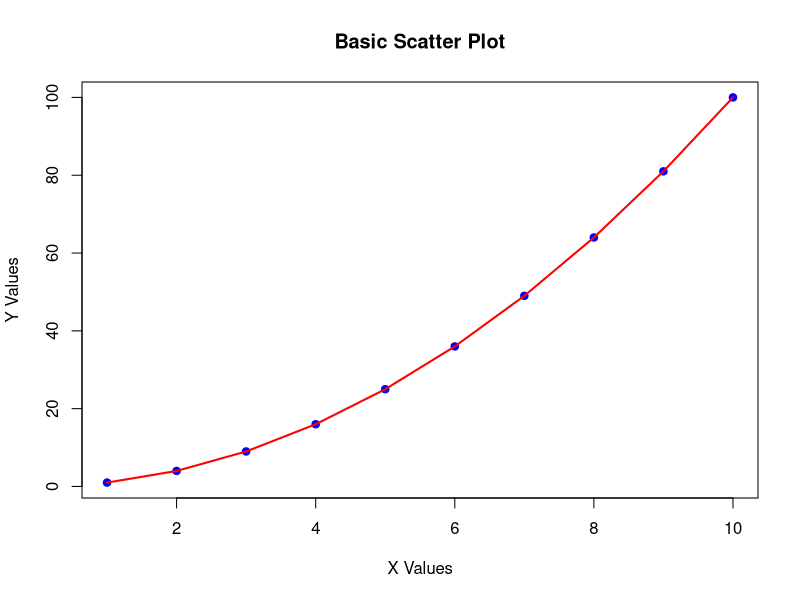
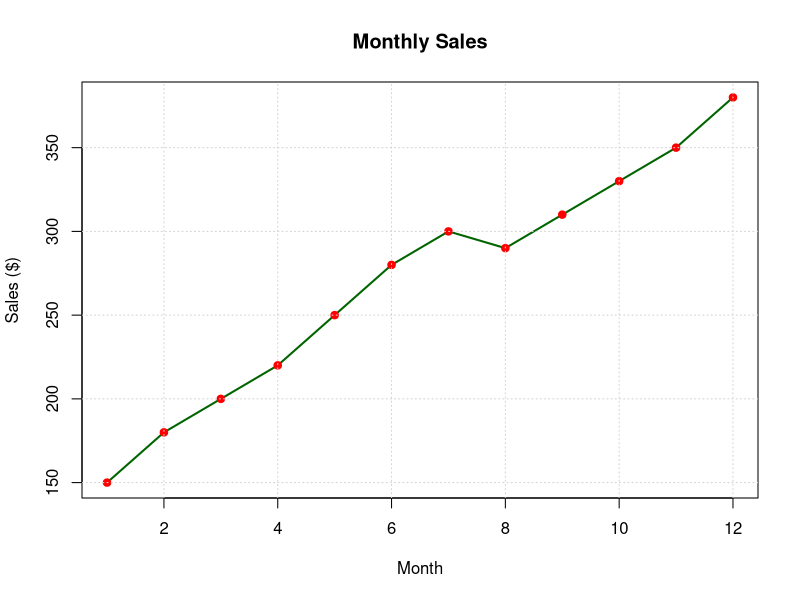
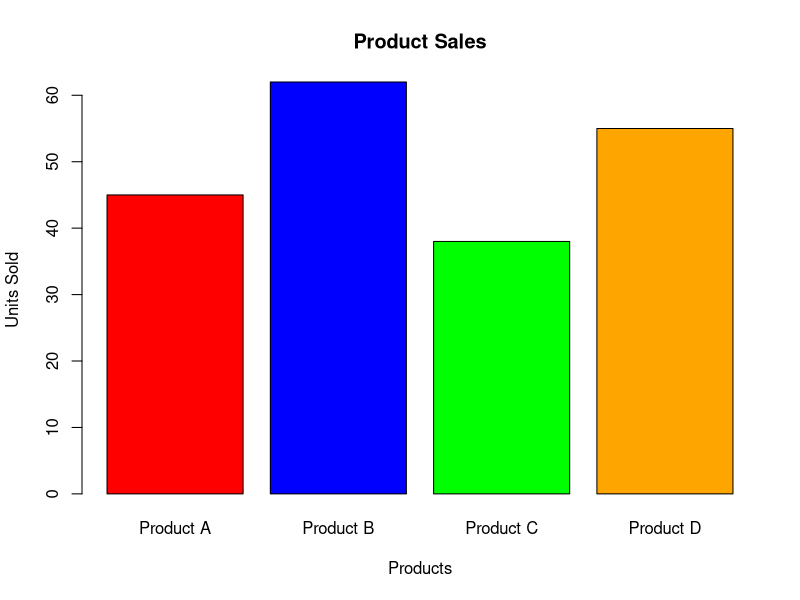
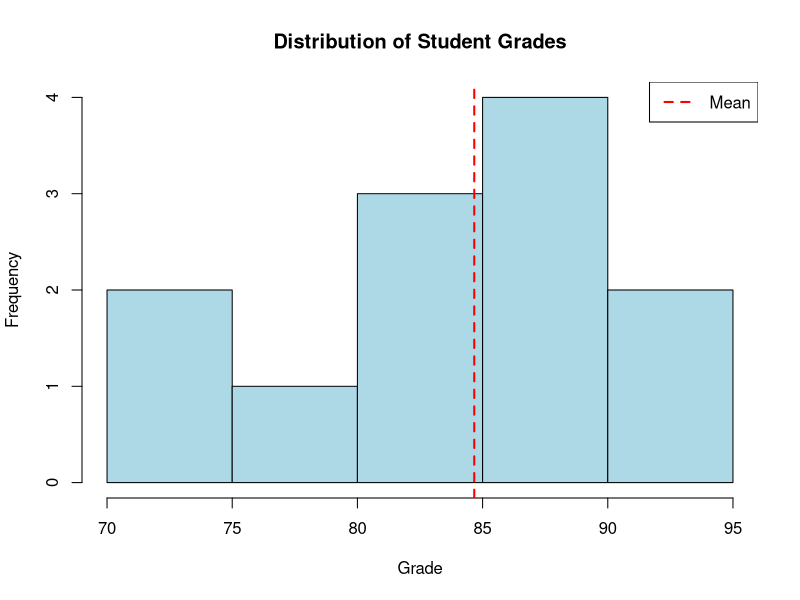
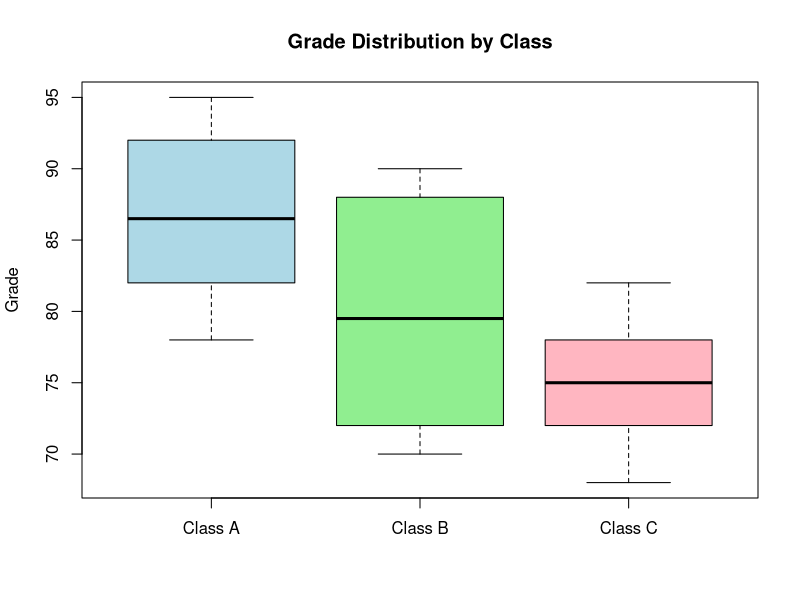
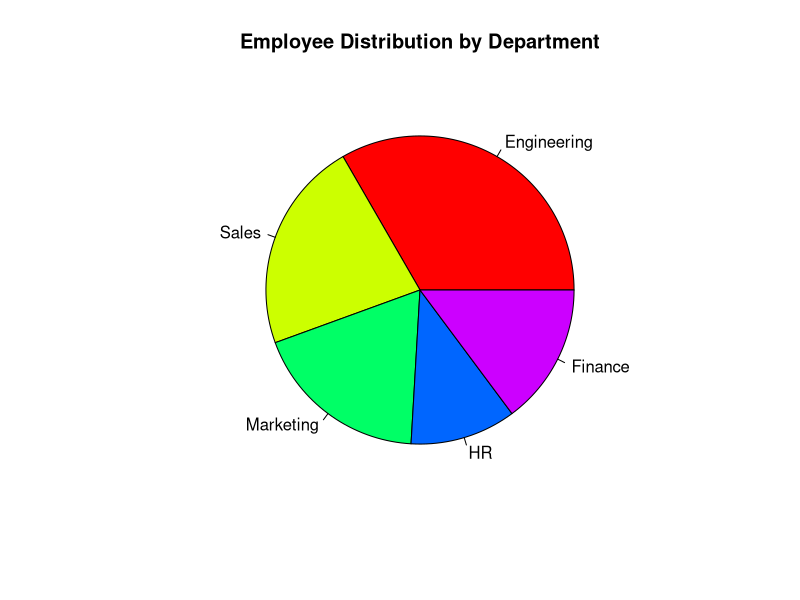
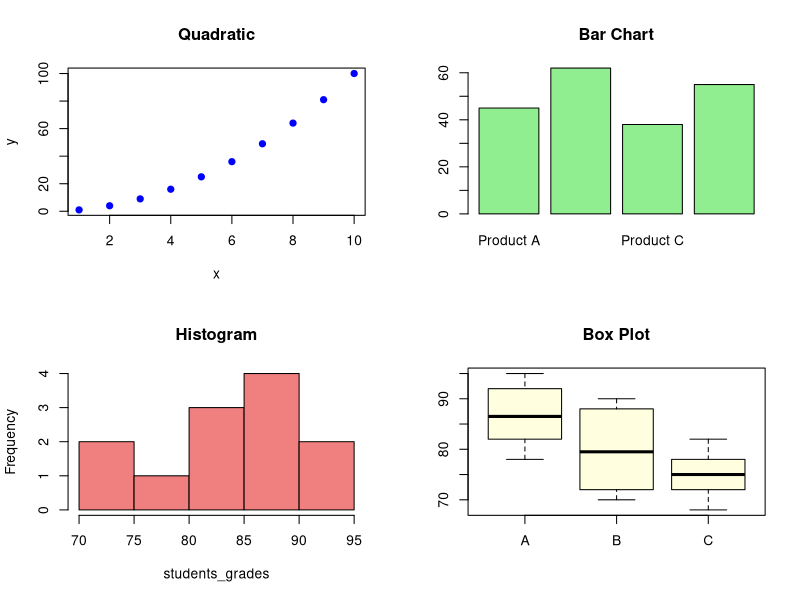
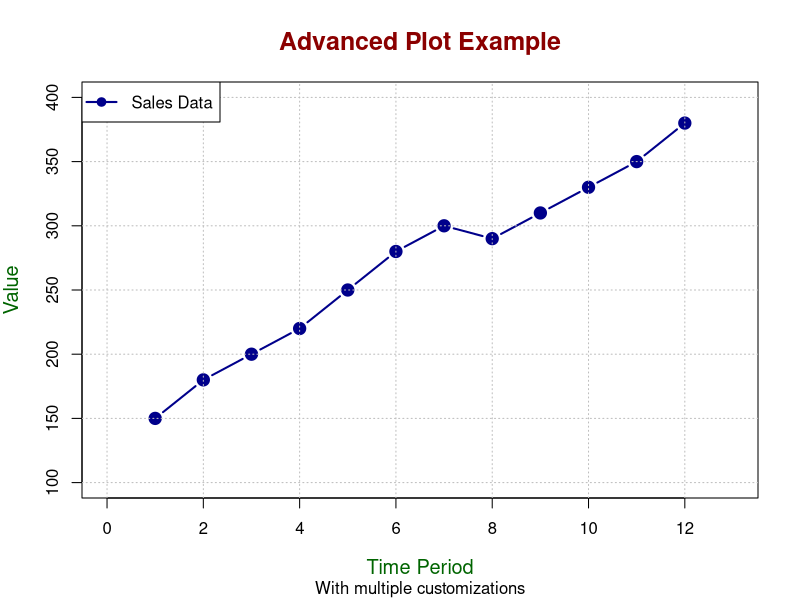

Reproduce these figures in R, in order.
# ============================================
# Lesson 6: Data Visualization
# ============================================

# Note: These plots will display in a separate window or viewer
# In RStudio, they appear in the Plots pane

cat("=== PLOTTING IN R ===\n")
cat("Note: Plots will appear in a separate window\n\n")

# Create sample data
x <- 1:10
y <- x^2
students_grades <- c(85, 78, 92, 88, 75, 90, 82, 95, 88, 70, 84, 89)

# -------------------
# 1. BASIC PLOT
# -------------------
cat("Creating basic scatter plot...\n")
plot(x, y, 
     main = "Basic Scatter Plot",
     xlab = "X Values",
     ylab = "Y Values",
     col = "blue",
     pch = 19)  # pch sets point style

# Add line
lines(x, y, col = "red", lwd = 2)

# Wait for user to see plot
readline(prompt = "Press [enter] to continue to next plot")

# -------------------
# 2. LINE PLOT
# -------------------
cat("Creating line plot...\n")
time <- 1:12
sales <- c(150, 180, 200, 220, 250, 280, 300, 290, 310, 330, 350, 380)

plot(time, sales,
     type = "l",  # "l" for line
     main = "Monthly Sales",
     xlab = "Month",
     ylab = "Sales ($)",
     col = "darkgreen",
     lwd = 2)

# Add points
points(time, sales, col = "red", pch = 19)

# Add grid
grid()

readline(prompt = "Press [enter] to continue to next plot")

# -------------------
# 3. BAR PLOT
# -------------------
cat("Creating bar plot...\n")
categories <- c("Product A", "Product B", "Product C", "Product D")
values <- c(45, 62, 38, 55)

barplot(values,
        names.arg = categories,
        main = "Product Sales",
        xlab = "Products",
        ylab = "Units Sold",
        col = c("red", "blue", "green", "orange"),
        border = "black")

readline(prompt = "Press [enter] to continue to next plot")

# -------------------
# 4. HISTOGRAM
# -------------------
cat("Creating histogram...\n")
hist(students_grades,
     main = "Distribution of Student Grades",
     xlab = "Grade",
     ylab = "Frequency",
     col = "lightblue",
     border = "black",
     breaks = 5)

# Add vertical line for mean
abline(v = mean(students_grades), col = "red", lwd = 2, lty = 2)
legend("topright", legend = "Mean", col = "red", lty = 2, lwd = 2)

readline(prompt = "Press [enter] to continue to next plot")

# -------------------
# 5. BOX PLOT
# -------------------
cat("Creating box plot...\n")
class_a <- c(85, 88, 92, 78, 95, 82)
class_b <- c(70, 75, 88, 84, 90, 72)
class_c <- c(68, 72, 78, 82, 76, 74)

boxplot(class_a, class_b, class_c,
        names = c("Class A", "Class B", "Class C"),
        main = "Grade Distribution by Class",
        ylab = "Grade",
        col = c("lightblue", "lightgreen", "lightpink"))

readline(prompt = "Press [enter] to continue to next plot")

# -------------------
# 6. PIE CHART
# -------------------
cat("Creating pie chart...\n")
departments <- c("Engineering", "Sales", "Marketing", "HR", "Finance")
employees <- c(45, 30, 25, 15, 20)

pie(employees,
    labels = departments,
    main = "Employee Distribution by Department",
    col = rainbow(length(departments)))

readline(prompt = "Press [enter] to continue to next plot")

# -------------------
# 7. MULTIPLE PLOTS
# -------------------
cat("Creating multiple plots in one window...\n")

# Set up 2x2 grid
par(mfrow = c(2, 2))

# Plot 1
plot(x, y, main = "Quadratic", col = "blue", pch = 19)

# Plot 2
barplot(values, names.arg = categories, main = "Bar Chart", col = "lightgreen")

# Plot 3
hist(students_grades, main = "Histogram", col = "lightcoral")

# Plot 4
boxplot(class_a, class_b, class_c, names = c("A", "B", "C"), 
        main = "Box Plot", col = "lightyellow")

# Reset to single plot
par(mfrow = c(1, 1))

readline(prompt = "Press [enter] to continue")

# -------------------
# 8. CUSTOMIZATION
# -------------------
cat("Creating customized plot...\n")

# More advanced customization
plot(time, sales,
     type = "b",  # both lines and points
     main = "Advanced Plot Example",
     sub = "With multiple customizations",
     xlab = "Time Period",
     ylab = "Value",
     col = "darkblue",
     pch = 19,
     lwd = 2,
     cex = 1.5,  # point size
     cex.main = 1.5,  # title size
     cex.lab = 1.2,  # label size
     col.main = "darkred",
     col.lab = "darkgreen",
     xlim = c(0, 13),
     ylim = c(100, 400))

# Add grid
grid(col = "gray", lty = "dotted")

# Add legend
legend("topleft", 
       legend = "Sales Data",
       col = "darkblue",
       pch = 19,
       lty = 1,
       lwd = 2)

cat("\n✓ Lesson 6 complete!\n")
cat("\nNote: For more advanced plotting, consider learning ggplot2 package\n")
cat("Install with: install.packages('ggplot2')\n")
